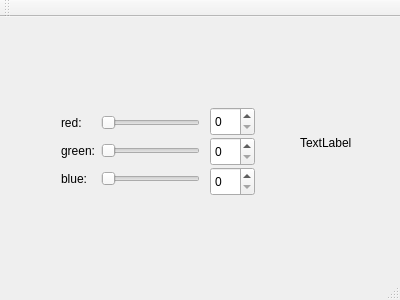
<?xml version="1.0" encoding="UTF-8"?>
<ui version="4.0">
 <class>MainWindow</class>
 <widget class="QMainWindow" name="MainWindow">
  <property name="geometry">
   <rect>
    <x>0</x>
    <y>0</y>
    <width>400</width>
    <height>300</height>
   </rect>
  </property>
  <property name="windowTitle">
   <string>MainWindow</string>
  </property>
  <widget class="QWidget" name="centralWidget">
   <widget class="QWidget" name="gridLayoutWidget">
    <property name="geometry">
     <rect>
      <x>50</x>
      <y>80</y>
      <width>161</width>
      <height>109</height>
     </rect>
    </property>
    <layout class="QGridLayout" name="gridLayout">
     <item row="2" column="0">
      <widget class="QLabel" name="labelGreen">
       <property name="text">
        <string>green:</string>
       </property>
      </widget>
     </item>
     <item row="3" column="0">
      <widget class="QLabel" name="labelBlue">
       <property name="text">
        <string>blue:</string>
       </property>
      </widget>
     </item>
     <item row="3" column="1">
      <widget class="QSlider" name="horizontalSliderBlue">
       <property name="orientation">
        <enum>Qt::Horizontal</enum>
       </property>
      </widget>
     </item>
     <item row="1" column="1">
      <widget class="QSlider" name="horizontalSliderRed">
       <property name="orientation">
        <enum>Qt::Horizontal</enum>
       </property>
      </widget>
     </item>
     <item row="2" column="1">
      <widget class="QSlider" name="horizontalSliderGreen">
       <property name="orientation">
        <enum>Qt::Horizontal</enum>
       </property>
      </widget>
     </item>
     <item row="1" column="0">
      <widget class="QLabel" name="labelRed">
       <property name="text">
        <string>red:</string>
       </property>
      </widget>
     </item>
    </layout>
   </widget>
   <widget class="QLabel" name="colorLabel">
    <property name="geometry">
     <rect>
      <x>300</x>
      <y>100</y>
      <width>62</width>
      <height>51</height>
     </rect>
    </property>
    <property name="text">
     <string>TextLabel</string>
    </property>
   </widget>
   <widget class="QSpinBox" name="spinBoxRed">
    <property name="geometry">
     <rect>
      <x>210</x>
      <y>90</y>
      <width>45</width>
      <height>29</height>
     </rect>
    </property>
    <property name="maximum">
     <number>255</number>
    </property>
   </widget>
   <widget class="QSpinBox" name="spinBoxGreen">
    <property name="geometry">
     <rect>
      <x>210</x>
      <y>120</y>
      <width>45</width>
      <height>29</height>
     </rect>
    </property>
    <property name="maximum">
     <number>255</number>
    </property>
   </widget>
   <widget class="QSpinBox" name="spinBoxBlue">
    <property name="geometry">
     <rect>
      <x>210</x>
      <y>150</y>
      <width>45</width>
      <height>29</height>
     </rect>
    </property>
    <property name="maximum">
     <number>255</number>
    </property>
   </widget>
  </widget>
  <widget class="QMenuBar" name="menuBar">
   <property name="geometry">
    <rect>
     <x>0</x>
     <y>0</y>
     <width>400</width>
     <height>25</height>
    </rect>
   </property>
  </widget>
  <widget class="QToolBar" name="mainToolBar">
   <attribute name="toolBarArea">
    <enum>TopToolBarArea</enum>
   </attribute>
   <attribute name="toolBarBreak">
    <bool>false</bool>
   </attribute>
  </widget>
  <widget class="QStatusBar" name="statusBar"/>
 </widget>
 <layoutdefault spacing="6" margin="11"/>
 <resources/>
 <connections>
  <connection>
   <sender>spinBoxRed</sender>
   <signal>valueChanged(int)</signal>
   <receiver>horizontalSliderRed</receiver>
   <slot>setValue(int)</slot>
   <hints>
    <hint type="sourcelabel">
     <x>221</x>
     <y>154</y>
    </hint>
    <hint type="destinationlabel">
     <x>128</x>
     <y>142</y>
    </hint>
   </hints>
  </connection>
  <connection>
   <sender>spinBoxGreen</sender>
   <signal>valueChanged(int)</signal>
   <receiver>horizontalSliderGreen</receiver>
   <slot>setValue(int)</slot>
   <hints>
    <hint type="sourcelabel">
     <x>220</x>
     <y>179</y>
    </hint>
    <hint type="destinationlabel">
     <x>151</x>
     <y>175</y>
    </hint>
   </hints>
  </connection>
  <connection>
   <sender>spinBoxBlue</sender>
   <signal>valueChanged(int)</signal>
   <receiver>horizontalSliderBlue</receiver>
   <slot>setValue(int)</slot>
   <hints>
    <hint type="sourcelabel">
     <x>222</x>
     <y>212</y>
    </hint>
    <hint type="destinationlabel">
     <x>158</x>
     <y>209</y>
    </hint>
   </hints>
  </connection>
  <connection>
   <sender>horizontalSliderRed</sender>
   <signal>valueChanged(int)</signal>
   <receiver>spinBoxRed</receiver>
   <slot>setValue(int)</slot>
   <hints>
    <hint type="sourcelabel">
     <x>171</x>
     <y>141</y>
    </hint>
    <hint type="destinationlabel">
     <x>229</x>
     <y>142</y>
    </hint>
   </hints>
  </connection>
  <connection>
   <sender>horizontalSliderGreen</sender>
   <signal>valueChanged(int)</signal>
   <receiver>spinBoxGreen</receiver>
   <slot>setValue(int)</slot>
   <hints>
    <hint type="sourcelabel">
     <x>172</x>
     <y>176</y>
    </hint>
    <hint type="destinationlabel">
     <x>234</x>
     <y>175</y>
    </hint>
   </hints>
  </connection>
  <connection>
   <sender>horizontalSliderBlue</sender>
   <signal>valueChanged(int)</signal>
   <receiver>spinBoxBlue</receiver>
   <slot>setValue(int)</slot>
   <hints>
    <hint type="sourcelabel">
     <x>161</x>
     <y>210</y>
    </hint>
    <hint type="destinationlabel">
     <x>230</x>
     <y>212</y>
    </hint>
   </hints>
  </connection>
 </connections>
</ui>
